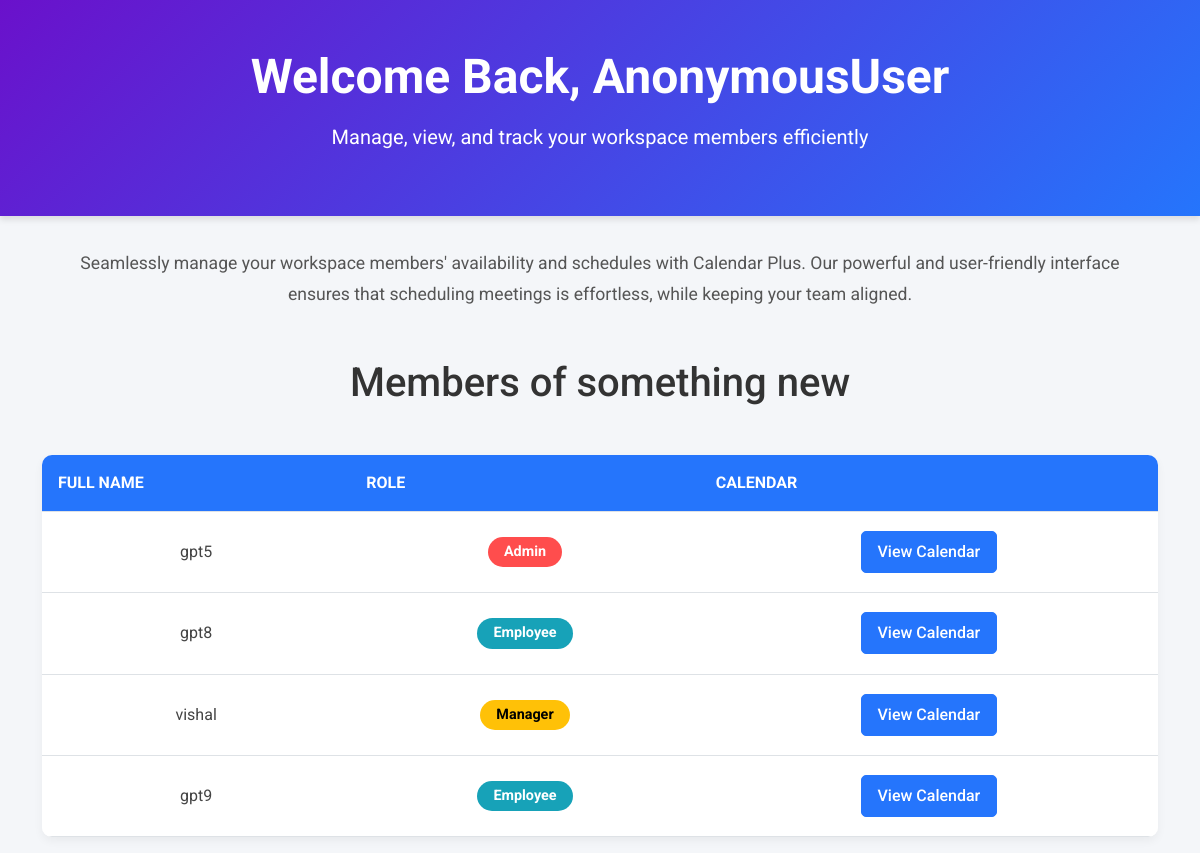
The app's page /calendar/organization/8/members/ with its own data.
### accounts/models.py (models this page shows, shortened)
class Organization(models.Model):
    name = models.CharField(max_length=255)
    description = models.TextField(blank=True)
    created_at = models.DateTimeField(auto_now_add=True)
    updated_at = models.DateTimeField(auto_now=True)
    created_by = models.ForeignKey(User, on_delete=models.CASCADE, related_name='created_organizations')

class Profile(models.Model):
    user = models.ForeignKey(User, on_delete=models.CASCADE, related_name='profiles')
    organization = models.ForeignKey(Organization, on_delete=models.SET_NULL, related_name='profiles', null=True, blank=True)
    is_admin = models.BooleanField(default=False)
    is_manager = models.BooleanField(default=False)
    is_employee = models.BooleanField(default=False)
    profile_picture = models.ImageField(upload_to='profile_pictures/', null=True, blank=True)
    full_name = models.CharField(max_length=255, null=True, blank=True)
    class Meta:
        unique_together = ('user', 'organization')

### calendar_plus/views.py (the view)
# urls.py: path('organization/<int:org_id>/members/', OrganizationMembers.as_view(), name='organizations_members'),
class OrganizationMembers(TemplateView):
    template_name ='organization_meetings/organization_members.html'
    def get_context_data(self, **kwargs):
        org_id = self.kwargs.get('org_id')
        organization = get_object_or_404(Organization, id=org_id)
        profiles = Profile.objects.filter(organization=organization)
        context={
            'organization':organization,
            'profiles':profiles
        }
        return context

### calendar_plus/templates/organization_meetings/organization_members.html (shortened to what this page needs)
<!DOCTYPE html>
<html lang="en">
<head>
    <link rel="stylesheet" href="https://cdn.jsdelivr.net/npm/bootstrap@5.3.0-alpha1/dist/css/bootstrap.min.css">
</head>
<body>
<header>
    <h1>Welcome Back, {{request.user}}</h1>
    <p>Manage, view, and track your workspace members efficiently</p>
</header>
<section class="container">
    <p>
        Seamlessly manage your workspace members' availability and schedules with Calendar Plus.
        Our powerful and user-friendly interface ensures that scheduling meetings is effortless,
        while keeping your team aligned.
    </p>
</section>
<div class="container mt-5">
    <h1 class="text-center">Members of {{ organization.name }}</h1>
    <table class="table">
        <thead>
            <tr>
                <th>Full Name</th>
                <th>Role</th>
                <th>Calendar</th>
            </tr>
        </thead>
        <tbody>
            {% for profile in profiles %}
            <tr>
                <td>{{ profile.user.username }}</td>
                <td>
                    {% if profile.is_admin %}
                        <span class="badge badge-admin">Admin</span>
                    {% elif profile.is_manager %}
                        <span class="badge badge-manager">Manager</span>
                    {% elif profile.is_employee %}
                        <span class="badge badge-employee">Employee</span>
                    {% else %}
                        <span class="badge bg-secondary">Unknown Role</span>
                    {% endif %}
                </td>
                <td>
                    <a href="{% url 'user_calendar' user_id=profile.user.id org_id=organization.id %}" class="btn btn-primary">View Calendar</a>
                </td>
            </tr>
            {% endfor %}
        </tbody>
    </table>
</div>
</body>
</html>

### calendar_plus/templates/organization_meetings/organization_members.html (style rules this page uses)
body { font-family: 'Roboto', sans-serif; background-color: #f4f6f9; color: #333; margin: 0; padding: 0; }
header { text-align: center; padding: 3rem; background: linear-gradient(135deg, #6a11cb, #2575fc); color: white; box-shadow: 0px 4px 6px rgba(0, 0, 0, 0.1); }
header h1 { font-size: 3rem; font-weight: 700; }
header p { font-size: 1.25rem; margin-top: 1rem; }
section.container { margin: 2rem auto; max-width: 1100px; text-align: center; }
section.container p { font-size: 1.1rem; line-height: 1.8; color: #555; }
table.table { margin-top: 3rem; border-collapse: separate; border-spacing: 0; width: 100%; background-color: #fff; box-shadow: 0px 4px 10px rgba(0, 0, 0, 0.05); border-radius: 10px; overflow: hidden; }
table.table th { font-weight: 700; background-color: #2575fc; color: #fff; padding: 1rem; text-transform: uppercase; }
table.table td { padding: 1.2rem; text-align: center; vertical-align: middle; color: #444; }
table.table tbody tr { transition: background-color 0.3s ease; }
.badge-admin { background-color: #ff4d4d; color: white; padding: 0.5rem 1rem; font-size: 0.9rem; border-radius: 20px; }
.badge-manager { background-color: #ffc107; color: black; padding: 0.5rem 1rem; font-size: 0.9rem; border-radius: 20px; }
.badge-employee { background-color: #17a2b8; color: white; padding: 0.5rem 1rem; font-size: 0.9rem; border-radius: 20px; }
.btn-primary { background-color: #2575fc; border-color: #2575fc; color: #fff; font-weight: 500; padding: 0.5rem 1rem; border-radius: 5px; transition: all 0.3s ease; }

### records on screen
Organization: name "something new"
Profile: user.username "gpt5", is_admin "Admin"
Profile: user.username "gpt8", is_admin "Employee"
Profile: user.username "vishal", is_admin "Manager"
Profile: user.username "gpt9", is_admin "Employee"

### other values on screen
{{ request.user }} "AnonymousUser"
